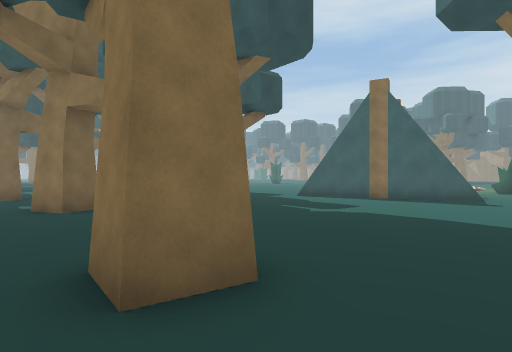
[1] (above)

21 first-person views from a walk through a Unity game level. The camera is 1.4 m above the floor, looks level and sees 75° across. The floor is counted in squares, 1.8 m on a side. Each view is taken from the middle of a square. On the plan, view 1 faces up. The plan holds only what a view shows up to about 11 squares ahead; the rest is blank. The place goes on beyond the plan. The player character is not drawn. Some surface patterns are stand-ins.

[2]
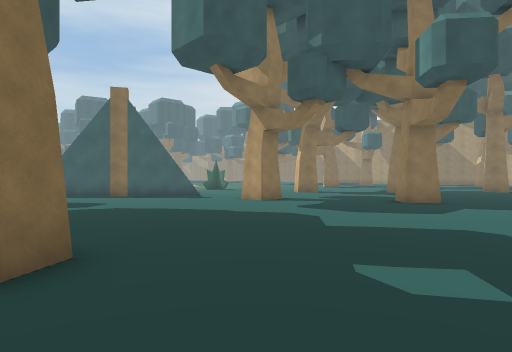

[3]
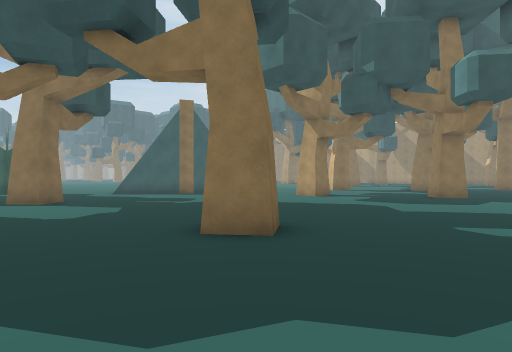

[4]
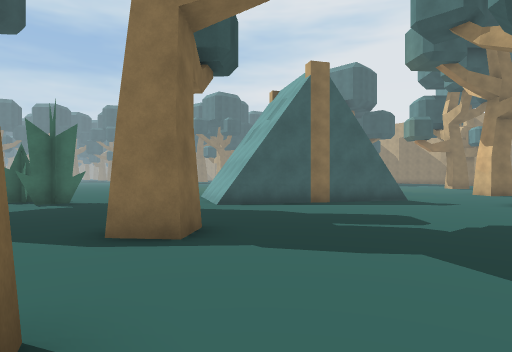

[5]
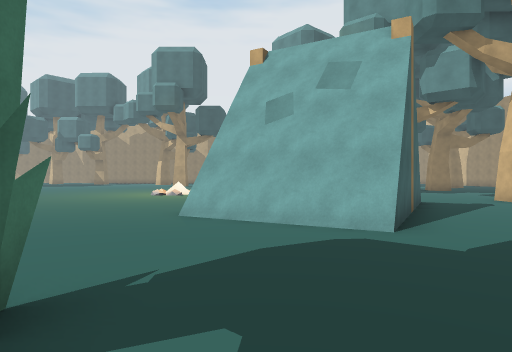

[6]
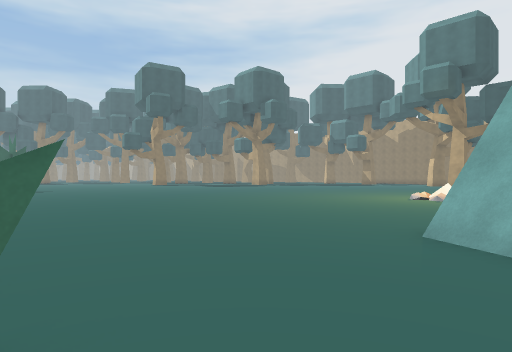

[7]
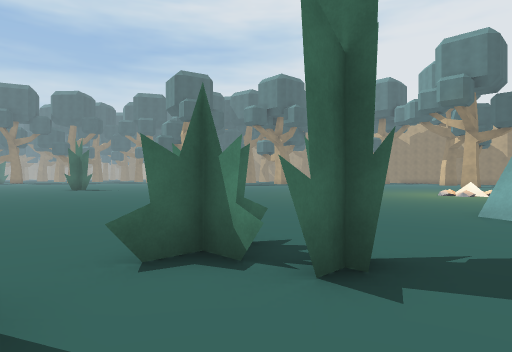

[8]
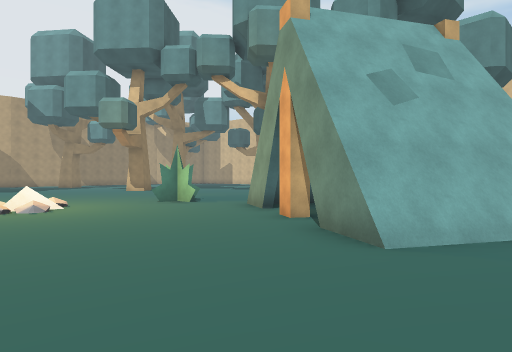

[9]
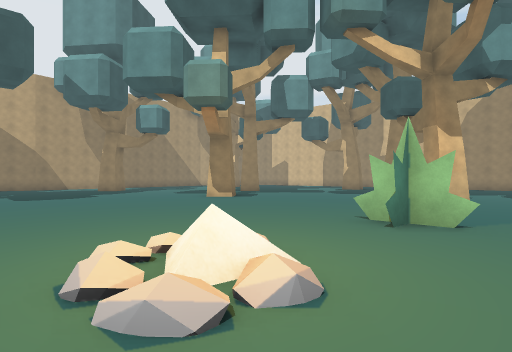

[10]
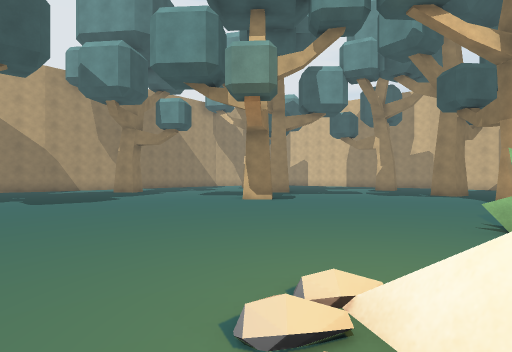

[11]
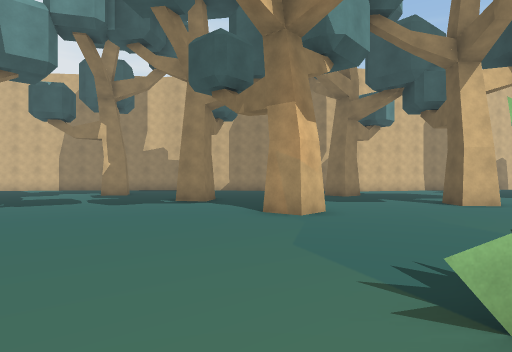

[12]
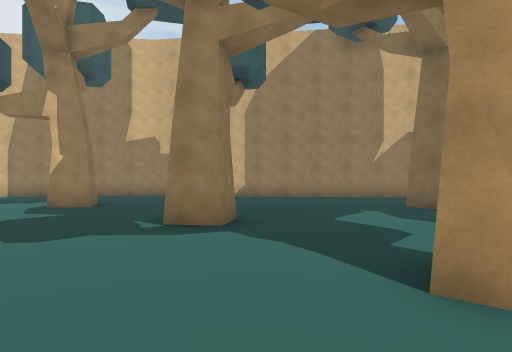

[13]
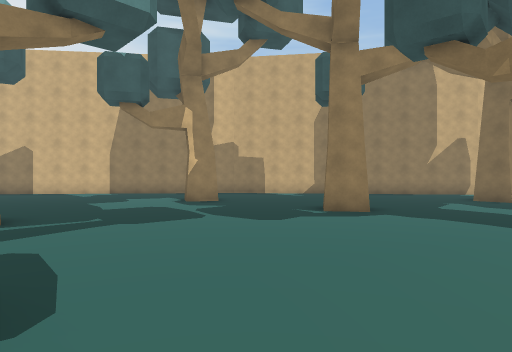

[14]
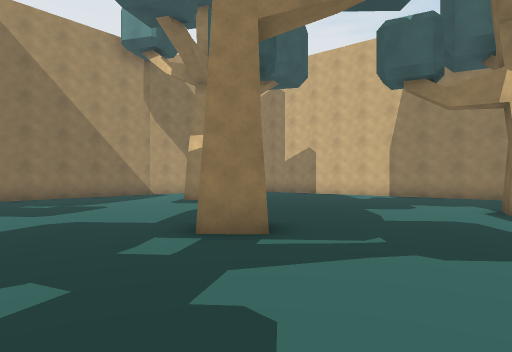

[15]
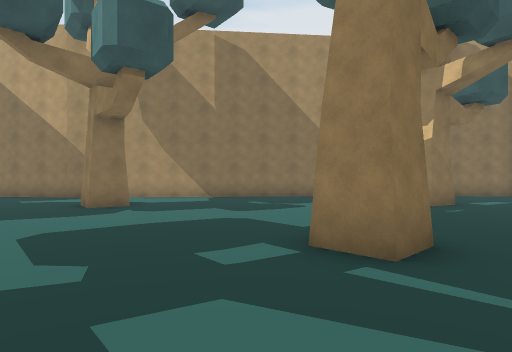

[16]
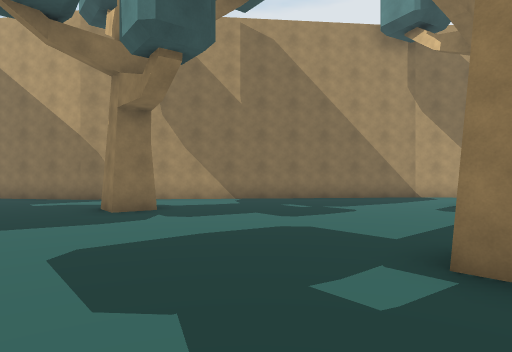

[17]
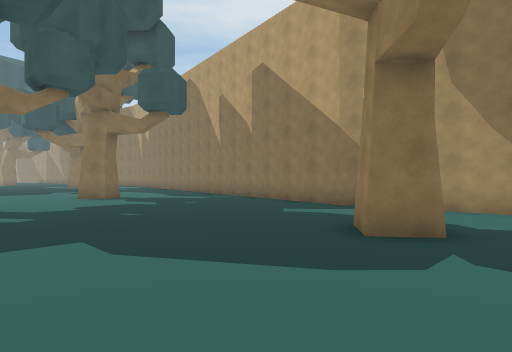

[18]
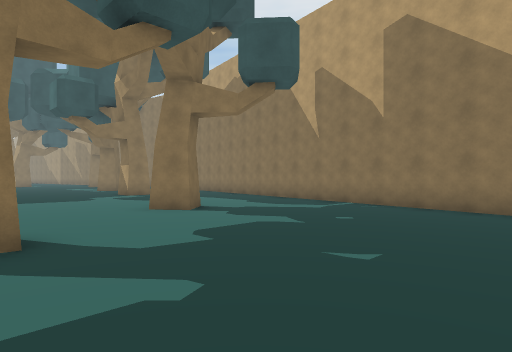

[19]
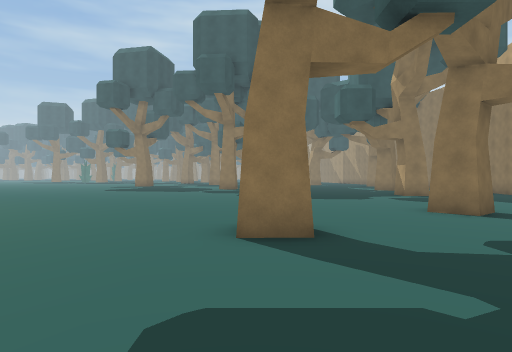

[20]
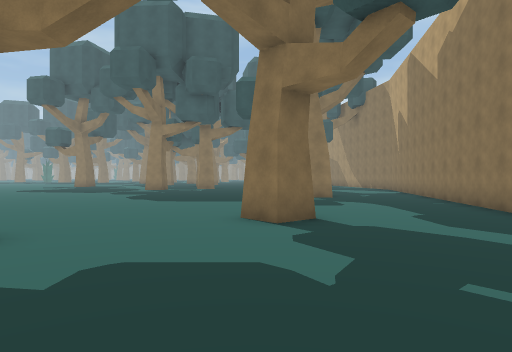

[21]
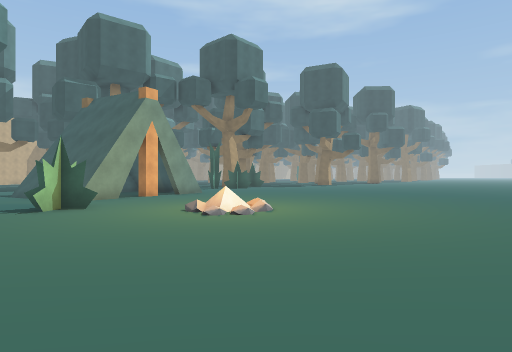

### Floor plan
Points are (right, up) in squares from view 1. A wall is a line through its corners. A room is listed if a view was taken in it or the views show most of it. See-through windows are left out.
Room 1 (views 1, 2, 3, 4, 5, 6, 7, 8, 9, 10, 11, 12, 13, 14, 15, 16, 17, 18, 19, 20, 21)
walls: (8.3, 13.9) (8, 13.4); (11.4, 8.6) (12.1, 9.4) (12.9, 8.7); (7.1, 14.5) (8.6, 13.7); (5.9, 15.2) (6.4, 14.9); (6.6, 10.3) (1.8, 13); (3.8, 16.4) (5.3, 15.5); (2, 12.8) (4, 16.3); (21.8, 7) (21.1, 7.7) (21.8, 8.4); (9.5, 2) (8.9, 2.8) (9.6, 3.3) (10.2, 2.6); (26.7, 12.2) (26.1, 13) (26.9, 13.7); (-0.9, 10.2) (-1.8, 9.6) (-2.4, 10.3); (27.1, 23.2) (26.4, 22.5) (25.7, 23.3); (29.9, 15.6) (31.1, 22.4); (30, 15) (29.9, 15.8); (0.1, 2.6) (-0.8, 2) (-1.4, 2.8); (30.3, 12) (30.1, 13.3); (19.9, -2.1) (20.6, -2); (30.7, 8.1) (30.6, 9.4); (31.4, 24) (32.1, 27.9)
low walls: (1.8, 13) (3.8, 16.4)
objects: tree (-4, 8); other object (-2, 16) to (-1, 16); other object (-2, 18); tree (7, 7); other object (11, 14) to (11, 15); campfire (11, 18); tree (15, 5); tree (19, 2); tree (22, 21); tree (27, 4) to (27, 5)

Where each view was taken, in squares from view 1:
view 1: 0 up, 0 right, facing up
view 2: 1 down, 1 left, facing up-right
view 3: 1 down, 4 left, facing up-right
view 4: 6 up, 4 left, facing up-right
view 5: 15 up, 3 left, facing right
view 6: 15 up, 1 left, facing up-right
view 7: 15 up, 4 left, facing up-right
view 8: 20 up, 2 right, facing down-right
view 9: 20 up, 9 right, facing down-right
view 10: 20 up, 11 right, facing down-right
view 11: 16 up, 13 right, facing down
view 12: 11 up, 14 right, facing down
view 13: 13 up, 17 right, facing down
view 14: 11 up, 18 right, facing down-right
view 15: 9 up, 18 right, facing right
view 16: 10 up, 19 right, facing right
view 17: 11 up, 22 right, facing up-right
view 18: 16 up, 22 right, facing up-right
view 19: 16 up, 22 right, facing up
view 20: 17 up, 26 right, facing up
view 21: 19 up, 19 right, facing left
